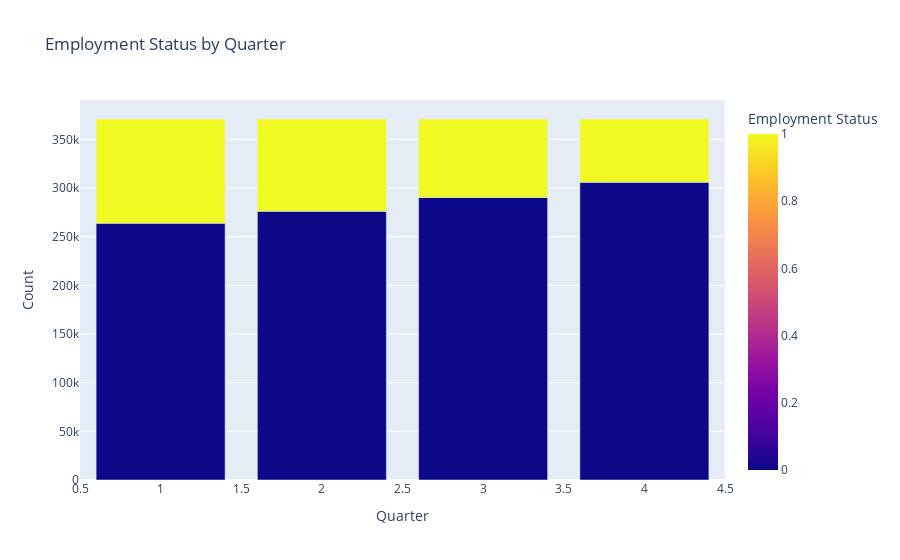

Write notebook code for a chart like this one.
### Markdown cell above
### Visualizations

### Code cell
custom_colors = px.colors.qualitative.Vivid  # Vibrant color scheme

fig = px.bar(
    quarterly_employment, 
    x="quarter", 
    y="count", 
    color="employment_status",  # Equivalent to hue in Seabor
    barmode="stack",  # Groups bars instead of stacking
    title="Employment Status by Quarter",
    labels={"quarter": "Quarter", "count": "Count", "employment_status": "Employment Status"},
    color_discrete_sequence=custom_colors
)

# Show the plot
fig.show()

### Figure 1 — Plotly figure (JSON) as saved in the notebook; plotly's stock layout.template omitted (floating-point values rounded to 4 significant figures)
{"data": [{"alignmentgroup": "True", "hovertemplate": "Quarter=%{x}<br>Count=%{y}<br>Employment Status=%{marker.color}<extra></extra>", "legendgroup": "", "marker": {"color": [0, 1, 0, 1, 0, 1, 0, 1], "coloraxis": "coloraxis", "pattern": {"shape": ""}}, "name": "", "offsetgroup": "", "orientation": "v", "showlegend": false, "textposition": "auto", "type": "bar", "x": [1, 1, 2, 2, 3, 3, 4, 4], "xaxis": "x", "y": [263827, 107103, 276125, 94805, 290317, 80613, 305973, 64957], "yaxis": "y"}], "layout": {"barmode": "stack", "coloraxis": {"colorbar": {"title": {"text": "Employment Status"}}, "colorscale": [[0, "#0d0887"], [0.1111, "#46039f"], [0.2222, "#7201a8"], [0.3333, "#9c179e"], [0.4444, "#bd3786"], [0.5556, "#d8576b"], [0.6667, "#ed7953"], [0.7778, "#fb9f3a"], [0.8889, "#fdca26"], [1, "#f0f921"]]}, "legend": {"tracegroupgap": 0}, "title": {"text": "Employment Status by Quarter"}, "xaxis": {"anchor": "y", "domain": [0, 1], "title": {"text": "Quarter"}}, "yaxis": {"anchor": "x", "domain": [0, 1], "title": {"text": "Count"}}}}
